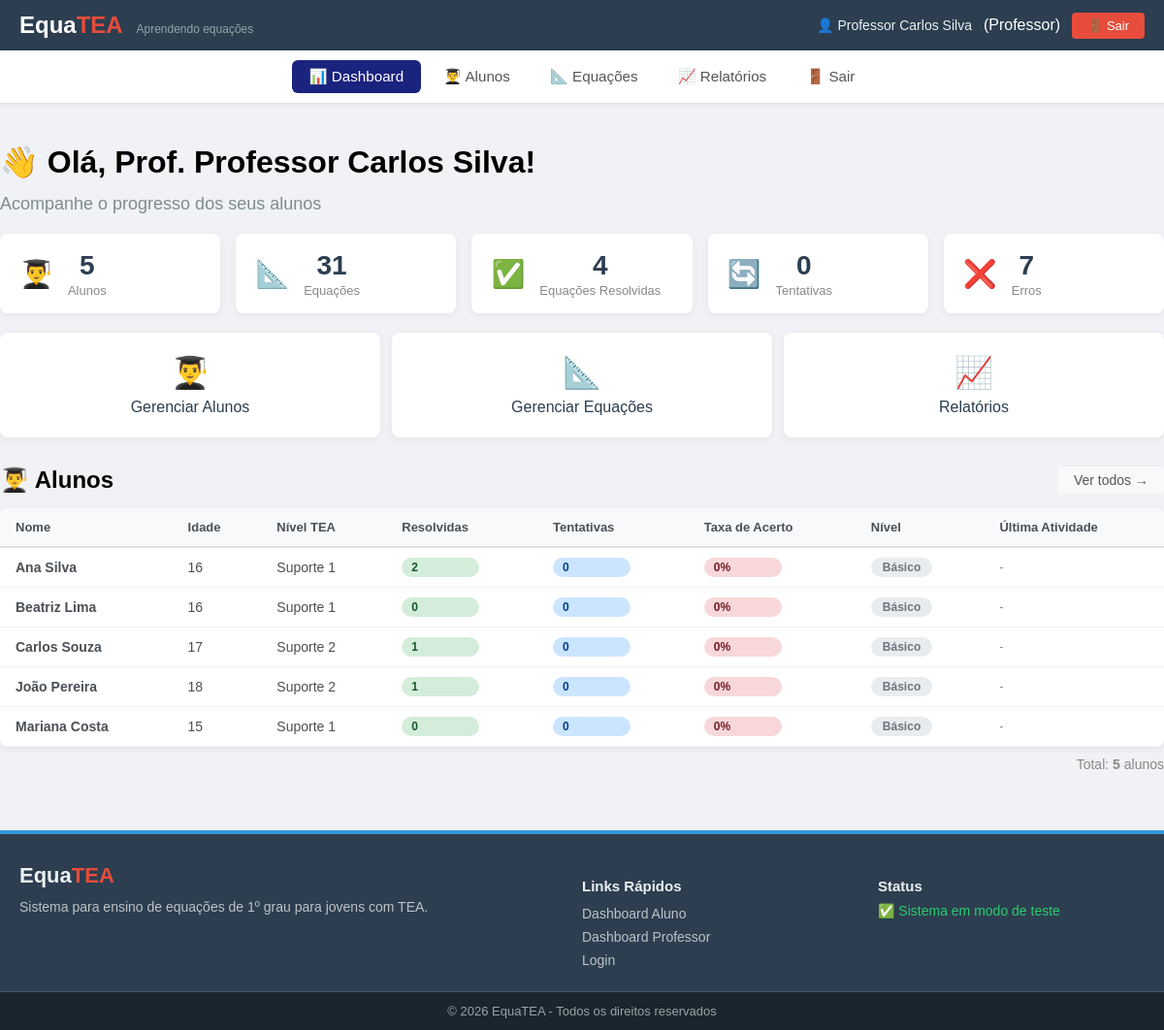
Before: /index.php?view=professor/dashboard (signed in) with the older database file.
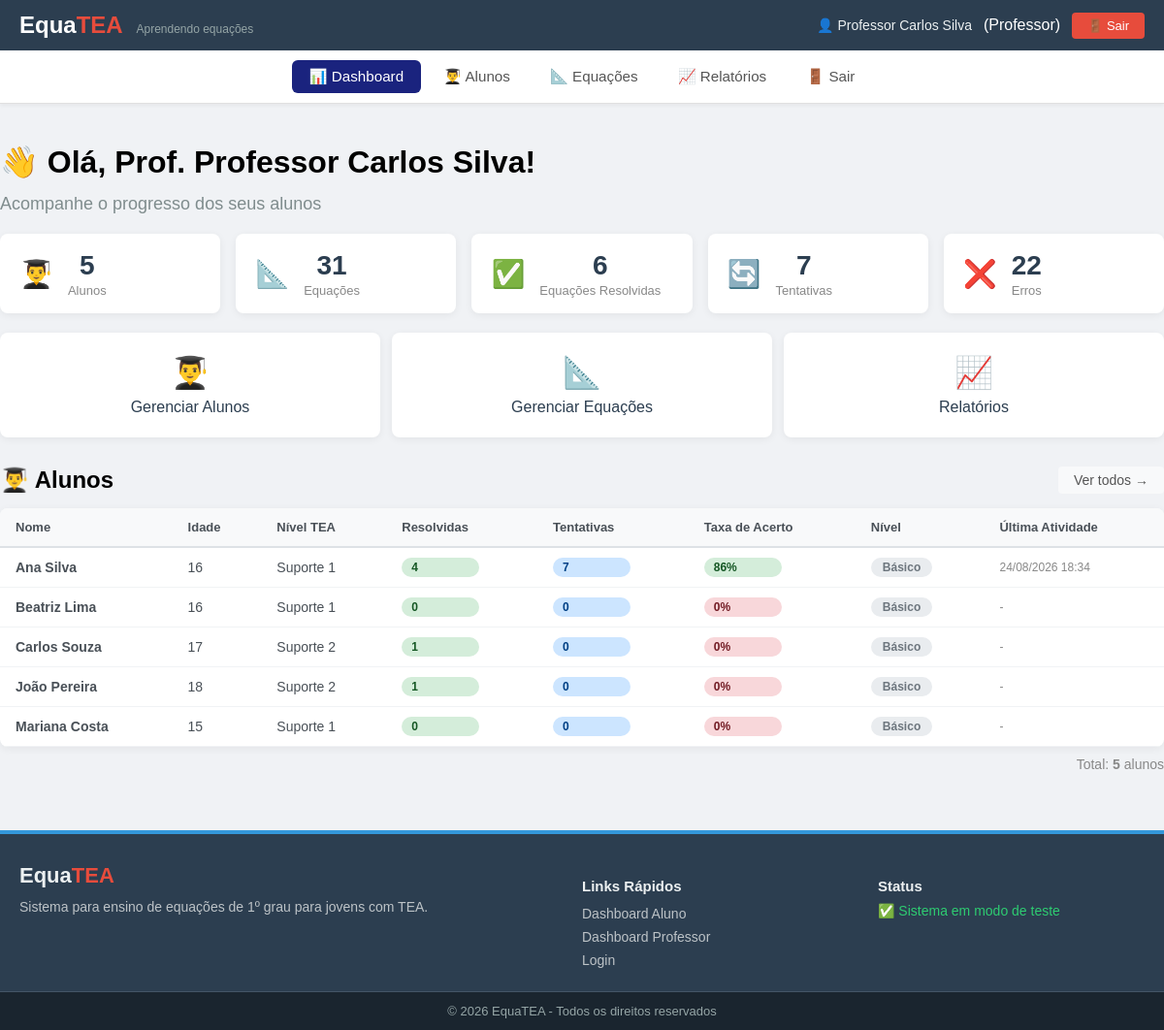
After: the same page with the newer database file.
### tables this page shows
CREATE TABLE `usuarios` (
  `id` int(11) NOT NULL,
  `nome` varchar(100) NOT NULL,
  `email` varchar(100) NOT NULL,
  `senha_hash` varchar(255) NOT NULL,
  `tipo_perfil` enum('aluno','professor') NOT NULL DEFAULT 'aluno',
  `data_cadastro` timestamp NOT NULL DEFAULT current_timestamp(),
  `ultimo_acesso` datetime DEFAULT NULL,
  `ativo` tinyint(1) DEFAULT 1
);

### app/config/Database.php (called while the page is built, shortened)
<?php
class Database
{
    private static $instance = null;
    private $conn;
    private $host = 'localhost';
    private $dbname = 'equatea_db';
    private $username = 'root';
    private $password = '';
    private function __construct()
    {
        try {
            $this->conn = new PDO(
                "mysql:host={$this->host};dbname={$this->dbname};charset=utf8mb4",
                $this->username,
                $this->password,
                [
                    PDO::ATTR_ERRMODE => PDO::ERRMODE_EXCEPTION,
                    PDO::ATTR_DEFAULT_FETCH_MODE => PDO::FETCH_ASSOC,
                    PDO::ATTR_EMULATE_PREPARES => false
                ]
            );
        } catch (PDOException $e) {
            die("Erro na conexão com o banco de dados: " . $e->getMessage());
        }
    }
    public static function getInstance()
    {
        if (self::$instance === null) {
            self::$instance = new self();
        }
        return self::$instance;
    }
    public function getConnection()
    {
        return $this->conn;
    }
}

### app/views/professor/dashboard.php (the view, shortened to what the changed rows need)
<?php
$nome_professor = $_SESSION['usuario_nome'] ?? 'Professor';
$total_alunos = count($dados_alunos ?? []);
$total_equacoes = count($dados_equacoes ?? []);
$total_erros = $total_erros ?? 0;
$total_equacoes_resolvidas = $total_equacoes_resolvidas ?? 0;
$total_tentativas = $total_tentativas ?? 0;
include_once __DIR__ . '/../partials/header.php';
include_once __DIR__ . '/../partials/menu_professor.php';
?>
<main class="container professor-dashboard">
    <h1>👋 Olá, Prof. <?php echo htmlspecialchars($nome_professor); ?>!</h1>
    <p class="subtitle">Acompanhe o progresso dos seus alunos</p>
    <div class="stats-grid">
        <div class="stat-card">
            <div class="stat-icon">👨‍🎓</div>
            <div>
                <span class="stat-value"><?php echo $total_alunos; ?></span>
                <span class="stat-label">Alunos</span>
            </div>
        </div>
        <div class="stat-card">
            <div class="stat-icon">📐</div>
            <div>
                <span class="stat-value"><?php echo $total_equacoes; ?></span>
                <span class="stat-label">Equações</span>
            </div>
        </div>
        <div class="stat-card">
            <div class="stat-icon">✅</div>
            <div>
                <span class="stat-value"><?php echo $total_equacoes_resolvidas; ?></span>
                <span class="stat-label">Equações Resolvidas</span>
            </div>
        </div>
        <div class="stat-card">
            <div class="stat-icon">🔄</div>
            <div>
                <span class="stat-value"><?php echo $total_tentativas; ?></span>
                <span class="stat-label">Tentativas</span>
            </div>
        </div>
        <div class="stat-card">
            <div class="stat-icon">❌</div>
            <div>
                <span class="stat-value"><?php echo $total_erros; ?></span>
                <span class="stat-label">Erros</span>
            </div>
        </div>
    </div>
<div class="acoes-rapidas">
    <a href="index.php?view=gerenciar_alunos" class="acao-card">
        <span class="acao-icon">👨‍🎓</span>
        Gerenciar Alunos
    </a>
    <a href="index.php?view=gerenciar_equacoes" class="acao-card">
        <span class="acao-icon">📐</span>
        Gerenciar Equações
    </a>
    <a href="index.php?view=relatorio" class="acao-card">
        <span class="acao-icon">📈</span>
        Relatórios
    </a>
</div>
    <div style="display: flex; justify-content: space-between; align-items: center; margin-top: 30px; margin-bottom: 15px; flex-wrap: wrap; gap: 10px;">
        <h2 style="margin: 0;">👨‍🎓 Alunos</h2>
        <a href="index.php?view=gerenciar_alunos" class="btn-ver-todos">Ver todos →</a>
    </div>
    <?php if (!empty($dados_alunos) && is_array($dados_alunos)): ?>
        <table class="alunos-table">
            <thead>
                <tr>
                    <th>Nome</th>
                    <th>Idade</th>
                    <th>Nível TEA</th>
                    <th>Resolvidas</th>
                    <th>Tentativas</th>
                    <th>Taxa de Acerto</th>
                    <th>Nível</th>
                    <th>Última Atividade</th>
                </tr>
            </thead>
            <tbody>
                <?php foreach ($dados_alunos as $aluno): ?>
                    <tr>
                        <td>
                            <strong><?php echo htmlspecialchars($aluno['nome'] ?? 'N/A'); ?></strong>
                        </td>
                        <td><?php echo htmlspecialchars($aluno['idade'] ?? '-'); ?></td>
                        <td>
                            <?php
                                $nivel_tea = $aluno['nivel_tea'] ?? '';
                                $nivelLabels = [
                                    'suporte1' => 'Suporte 1',
                                    'suporte2' => 'Suporte 2',
                                    'suporte3' => 'Suporte 3'
                                ];
                                echo htmlspecialchars($nivelLabels[$nivel_tea] ?? $nivel_tea);
                            ?>
                        </td>
                        <td>
                            <span class="badge badge-success">
                                <?php echo $aluno['total_equacoes'] ?? 0; ?>
                            </span>
                        </td>
                        <td>
                            <span class="badge badge-info">
                                <?php echo $aluno['total_tentativas'] ?? 0; ?>
                            </span>
                        </td>
                        <td>
                            <span class="badge <?php
                                $taxa = (int)str_replace('%', '', $aluno['taxa_acerto'] ?? '0');
                                echo $taxa >= 70 ? 'badge-success' : ($taxa >= 40 ? 'badge-warning' : 'badge-danger');
                            ?>">
                                <?php echo $aluno['taxa_acerto'] ?? '0%'; ?>
                            </span>
                        </td>
                        <td>
                            <span class="nivel-badge <?php echo strtolower(str_replace(' ', '-', $aluno['nivel'] ?? 'básico')); ?>">
                                <?php echo htmlspecialchars($aluno['nivel'] ?? 'Básico'); ?>
                            </span>
                        </td>
                        <td style="font-size: 12px; color: #888;">
                            <?php echo $aluno['ultima_atividade'] ?? '-'; ?>
                        </td>
                    </tr>
                <?php endforeach; ?>
            </tbody>
        </table>
        <div style="margin-top: 10px; text-align: right; font-size: 14px; color: #888;">
            Total: <strong><?php echo count($dados_alunos); ?></strong> alunos
        </div>
    <?php endif; ?>
</main>
<?php include_once __DIR__ . '/../partials/footer.php'; ?>

Changed rows visible on the page:
changed usuarios "Ana Silva": total_equacoes "2" → "4"; total_tentativas "0" → "7"; taxa_acerto "0%" → "86%"; ultima_atividade "-" → "24/08/2026 18:34"
Other visible differences:
$total_equacoes_resolvidas: "4" → "6"
$total_tentativas: "0" → "7"
$total_erros: "7" → "22"
